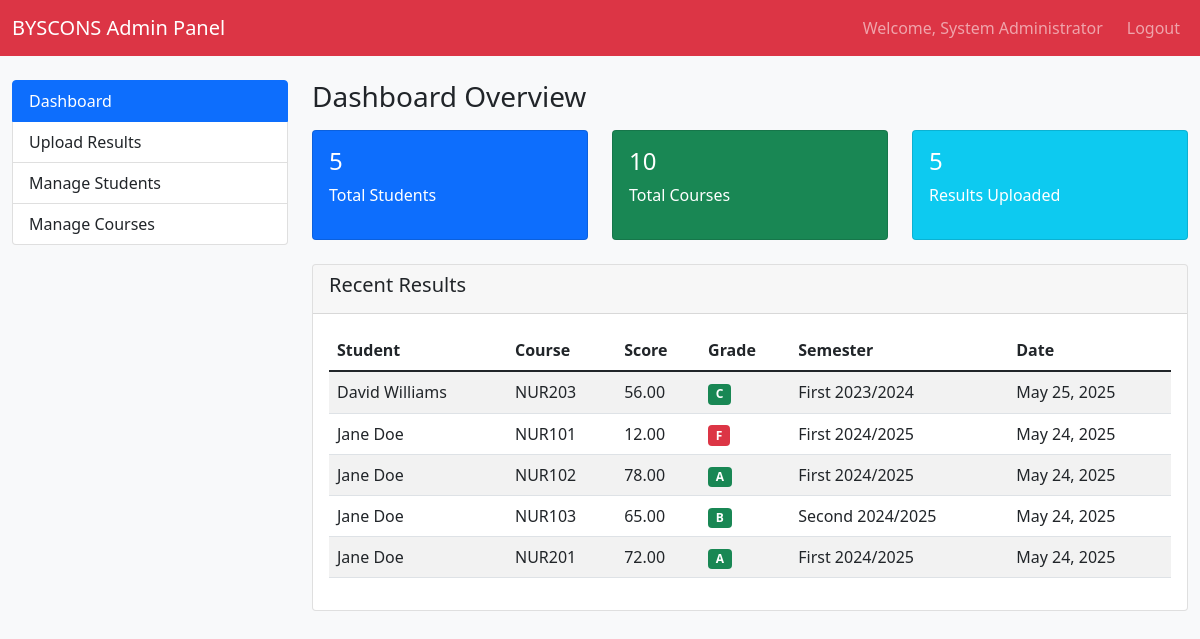
The app's page /admin_dashboard.php (signed in) with its own data.
### tables this page shows
CREATE TABLE `results` (
  `id` int(11) NOT NULL,
  `student_id` int(11) NOT NULL,
  `course_id` int(11) NOT NULL,
  `semester` varchar(20) NOT NULL,
  `session` varchar(20) NOT NULL,
  `score` decimal(5,2) DEFAULT NULL,
  `grade` varchar(2) DEFAULT NULL,
  `grade_point` decimal(3,2) DEFAULT NULL,
  `created_at` timestamp NOT NULL DEFAULT current_timestamp()
);

CREATE TABLE `students` (
  `id` int(11) NOT NULL,
  `matric_number` varchar(20) NOT NULL,
  `last_name` varchar(50) NOT NULL,
  `first_name` varchar(50) NOT NULL,
  `middle_name` varchar(50) DEFAULT NULL,
  `marital_status` varchar(20) DEFAULT NULL,
  `date_of_birth` date DEFAULT NULL,
  `department` varchar(100) DEFAULT NULL,
  `program` varchar(50) DEFAULT 'National Diploma',
  `state_of_origin` varchar(50) DEFAULT NULL,
  `local_govt_area` varchar(50) DEFAULT NULL,
  `jamb_reg_number` varchar(20) DEFAULT NULL,
  `phone` varchar(15) DEFAULT NULL,
  `email` varchar(100) DEFAULT NULL,
  `contact_address` text DEFAULT NULL,
  `passport` varchar(255) DEFAULT NULL,
  `password` varchar(255) DEFAULT 'student123',
  `created_at` timestamp NOT NULL DEFAULT current_timestamp()
);

CREATE TABLE `courses` (
  `id` int(11) NOT NULL,
  `course_code` varchar(10) NOT NULL,
  `course_title` varchar(100) NOT NULL,
  `credit_unit` int(11) NOT NULL,
  `semester` varchar(10) NOT NULL,
  `level` varchar(10) NOT NULL
);

### admin_dashboard.php (the view, shortened to what this page needs)
<?php
require_once 'config.php';
$stmt = $pdo->query("
    SELECT r.*, s.matric_number, s.first_name, s.last_name, s.email, c.course_code, c.course_title
    FROM results r
    JOIN students s ON r.student_id = s.id
    JOIN courses c ON r.course_id = c.id
    ORDER BY r.created_at DESC
    LIMIT 10
");
$recent_results = $stmt->fetchAll();
$total_students = $pdo->query("SELECT COUNT(*) FROM students")->fetchColumn();
$total_courses = $pdo->query("SELECT COUNT(*) FROM courses")->fetchColumn();
$total_results = $pdo->query("SELECT COUNT(*) FROM results")->fetchColumn();
?>
<!DOCTYPE html>
<html lang="en">
<head>
    <link href="https://cdn.jsdelivr.net/npm/bootstrap@5.1.3/dist/css/bootstrap.min.css" rel="stylesheet">
</head>
<body class="bg-light">
    <nav class="navbar navbar-expand-lg navbar-dark bg-danger">
        <div class="container-fluid">
            <a class="navbar-brand" href="#">BYSCONS Admin Panel</a>
            <div class="navbar-nav ms-auto">
                <span class="navbar-text me-3">Welcome, <?php echo $_SESSION['admin_name']; ?></span>
                <a class="nav-link" href="logout.php">Logout</a>
            </div>
        </div>
    </nav>
    <div class="container-fluid mt-4">
        <div class="row">
            <div class="col-md-3">
                <div class="list-group">
                    <a href="#dashboard" class="list-group-item list-group-item-action active" data-bs-toggle="pill">Dashboard</a>
                    <a href="#upload-results" class="list-group-item list-group-item-action" data-bs-toggle="pill">Upload Results</a>
                    <a href="#manage-students" class="list-group-item list-group-item-action" data-bs-toggle="pill">Manage Students</a>
                    <a href="#manage-courses" class="list-group-item list-group-item-action" data-bs-toggle="pill">Manage Courses</a>
                </div>
            </div>
            <div class="col-md-9">
                <div class="tab-content">
                    <div class="tab-pane fade show active" id="dashboard">
                        <h3>Dashboard Overview</h3>
                        <div class="row mt-3">
                            <div class="col-md-4">
                                <div class="card bg-primary text-white">
                                    <div class="card-body">
                                        <h4><?php echo $total_students; ?></h4>
                                        <p>Total Students</p>
                                    </div>
                                </div>
                            </div>
                            <div class="col-md-4">
                                <div class="card bg-success text-white">
                                    <div class="card-body">
                                        <h4><?php echo $total_courses; ?></h4>
                                        <p>Total Courses</p>
                                    </div>
                                </div>
                            </div>
                            <div class="col-md-4">
                                <div class="card bg-info text-white">
                                    <div class="card-body">
                                        <h4><?php echo $total_results; ?></h4>
                                        <p>Results Uploaded</p>
                                    </div>
                                </div>
                            </div>
                        </div>
                        <div class="card mt-4">
                            <div class="card-header">
                                <h5>Recent Results</h5>
                            </div>
                            <div class="card-body">
                                <div class="table-responsive">
                                    <table class="table table-striped">
                                        <thead>
                                            <tr>
                                                <th>Student</th>
                                                <th>Course</th>
                                                <th>Score</th>
                                                <th>Grade</th>
                                                <th>Semester</th>
                                                <th>Date</th>
                                            </tr>
                                        </thead>
                                        <tbody>
                                            <?php foreach ($recent_results as $result): ?>
                                            <tr>
                                                <td><?php echo $result['first_name'] . ' ' . $result['last_name']; ?></td>
                                                <td><?php echo $result['course_code']; ?></td>
                                                <td><?php echo $result['score']; ?></td>
                                                <td><span class="badge bg-<?php echo $result['grade'] == 'F' ? 'danger' : 'success'; ?>"><?php echo $result['grade']; ?></span></td>
                                                <td><?php echo $result['semester'] . ' ' . $result['session']; ?></td>
                                                <td><?php echo date('M j, Y', strtotime($result['created_at'])); ?></td>
                                            </tr>
                                            <?php endforeach; ?>
                                        </tbody>
                                    </table>
                                </div>
                            </div>
                        </div>
                    </div>
                </div>
            </div>
        </div>
    </div>
</body>
</html>

### records on screen
results: student.first_name "David", student.last_name "Williams", course.course_code "NUR203", score "56.00", grade "C", semester "First", session "2023/2024", created_at "May 25, 2025"
results: student.first_name "Jane", student.last_name "Doe", course.course_code "NUR101", score "12.00", grade "F", semester "First", session "2024/2025", created_at "May 24, 2025"
results: student.first_name "Jane", student.last_name "Doe", course.course_code "NUR102", score "78.00", grade "A", semester "First", session "2024/2025", created_at "May 24, 2025"
results: student.first_name "Jane", student.last_name "Doe", course.course_code "NUR103", score "65.00", grade "B", semester "Second", session "2024/2025", created_at "May 24, 2025"
results: student.first_name "Jane", student.last_name "Doe", course.course_code "NUR201", score "72.00", grade "A", semester "First", session "2024/2025", created_at "May 24, 2025"

### other values on screen
$_SESSION['admin_name'] "System Administrator"
$total_students "5"
$total_courses "10"
$total_results "5"
